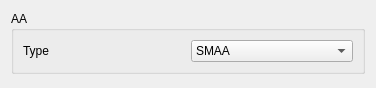
<?xml version="1.0" encoding="UTF-8"?>
<ui version="4.0">
 <class>InspectorPostAA</class>
 <widget class="QWidget" name="InspectorPostAA">
  <property name="geometry">
   <rect>
    <x>0</x>
    <y>0</y>
    <width>376</width>
    <height>88</height>
   </rect>
  </property>
  <property name="windowTitle">
   <string>Form</string>
  </property>
  <layout class="QVBoxLayout" name="verticalLayout">
   <item>
    <widget class="QGroupBox" name="groupBox">
     <property name="title">
      <string>AA</string>
     </property>
     <layout class="QVBoxLayout" name="verticalLayout_2">
      <item>
       <layout class="QGridLayout" name="gridLayout">
        <item row="0" column="0">
         <widget class="QLabel" name="label">
          <property name="text">
           <string>Type</string>
          </property>
         </widget>
        </item>
        <item row="0" column="1">
         <layout class="QHBoxLayout" name="horizontalLayout">
          <item>
           <widget class="QComboBox" name="m_pTypeCB">
            <item>
             <property name="text">
              <string>SMAA</string>
             </property>
            </item>
            <item>
             <property name="text">
              <string>FXAA</string>
             </property>
            </item>
           </widget>
          </item>
         </layout>
        </item>
       </layout>
      </item>
     </layout>
    </widget>
   </item>
   <item>
    <spacer name="verticalSpacer">
     <property name="orientation">
      <enum>Qt::Vertical</enum>
     </property>
     <property name="sizeHint" stdset="0">
      <size>
       <width>20</width>
       <height>40</height>
      </size>
     </property>
    </spacer>
   </item>
  </layout>
 </widget>
 <resources/>
 <connections>
  <connection>
   <sender>m_pTypeCB</sender>
   <signal>currentIndexChanged(int)</signal>
   <receiver>InspectorPostAA</receiver>
   <slot>valueChanged()</slot>
   <hints>
    <hint type="sourcelabel">
     <x>254</x>
     <y>52</y>
    </hint>
    <hint type="destinationlabel">
     <x>255</x>
     <y>81</y>
    </hint>
   </hints>
  </connection>
 </connections>
 <slots>
  <slot>valueChanged()</slot>
 </slots>
</ui>
